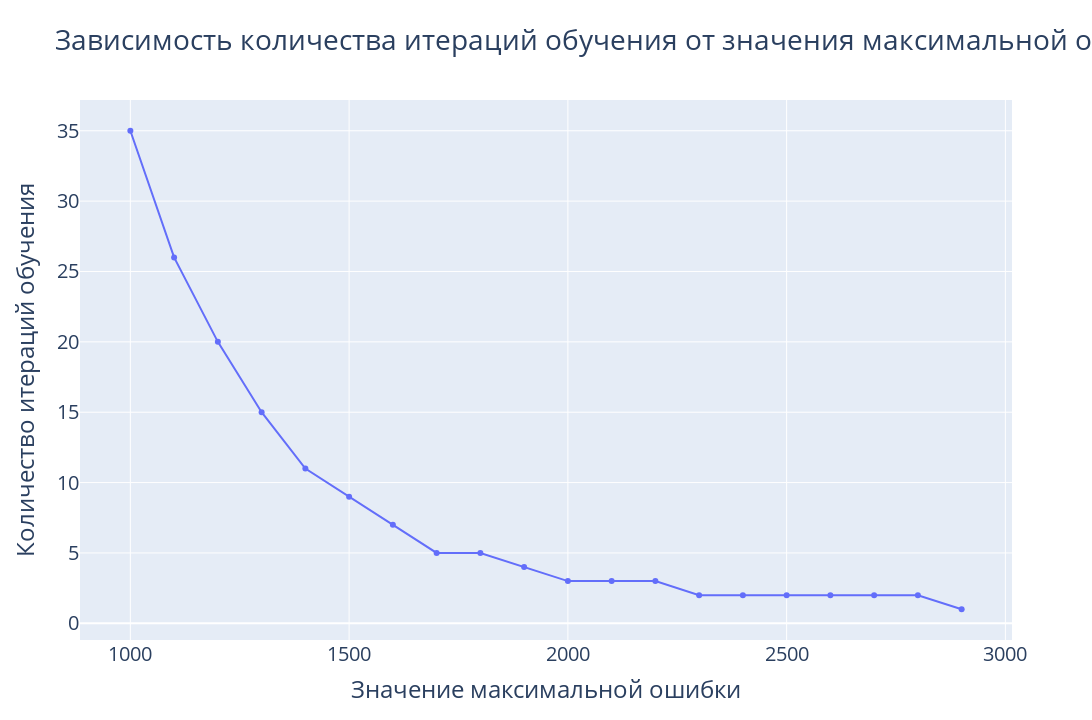

The cell this chart's notebook holds for it:
### Markdown cell above
## Relationship between max error and epochs

### Code cell
max_errors = list(range(1000, 3000, 100))
epochs_amount: list[int] = []
for err in max_errors:    
    dl = LRNN(n, 50, 0.001)
    dl.train(train, 15000, learn_by_loss=True, max_loss=err)
    epochs_amount.append(dl.epoch)
fig = go.Figure()
fig.add_trace(go.Scatter(x=max_errors, y=epochs_amount, mode='lines+markers'))
fig.update_layout(title='Зависимость количества итераций обучения от значения максимальной ошибки',
                  xaxis_title='Значение максимальной ошибки',
                  yaxis_title='Количество итераций обучения',
                  height=720, width=1280,
                  font=dict(size=20))
fig.show()

### Figure 1 — Plotly figure (JSON) as saved in the notebook; plotly's stock layout.template omitted (floating-point values rounded to 4 significant figures)
{"data": [{"mode": "lines+markers", "type": "scatter", "x": [1000, 1100, 1200, 1300, 1400, 1500, 1600, 1700, 1800, 1900, 2000, 2100, 2200, 2300, 2400, 2500, 2600, 2700, 2800, 2900], "y": [35, 26, 20, 15, 11, 9, 7, 5, 5, 4, 3, 3, 3, 2, 2, 2, 2, 2, 2, 1]}], "layout": {"font": {"size": 20}, "height": 720, "title": {"text": "Зависимость количества итераций обучения от значения максимальной ошибки"}, "width": 1280, "xaxis": {"title": {"text": "Значение максимальной ошибки"}}, "yaxis": {"title": {"text": "Количество итераций обучения"}}}}
